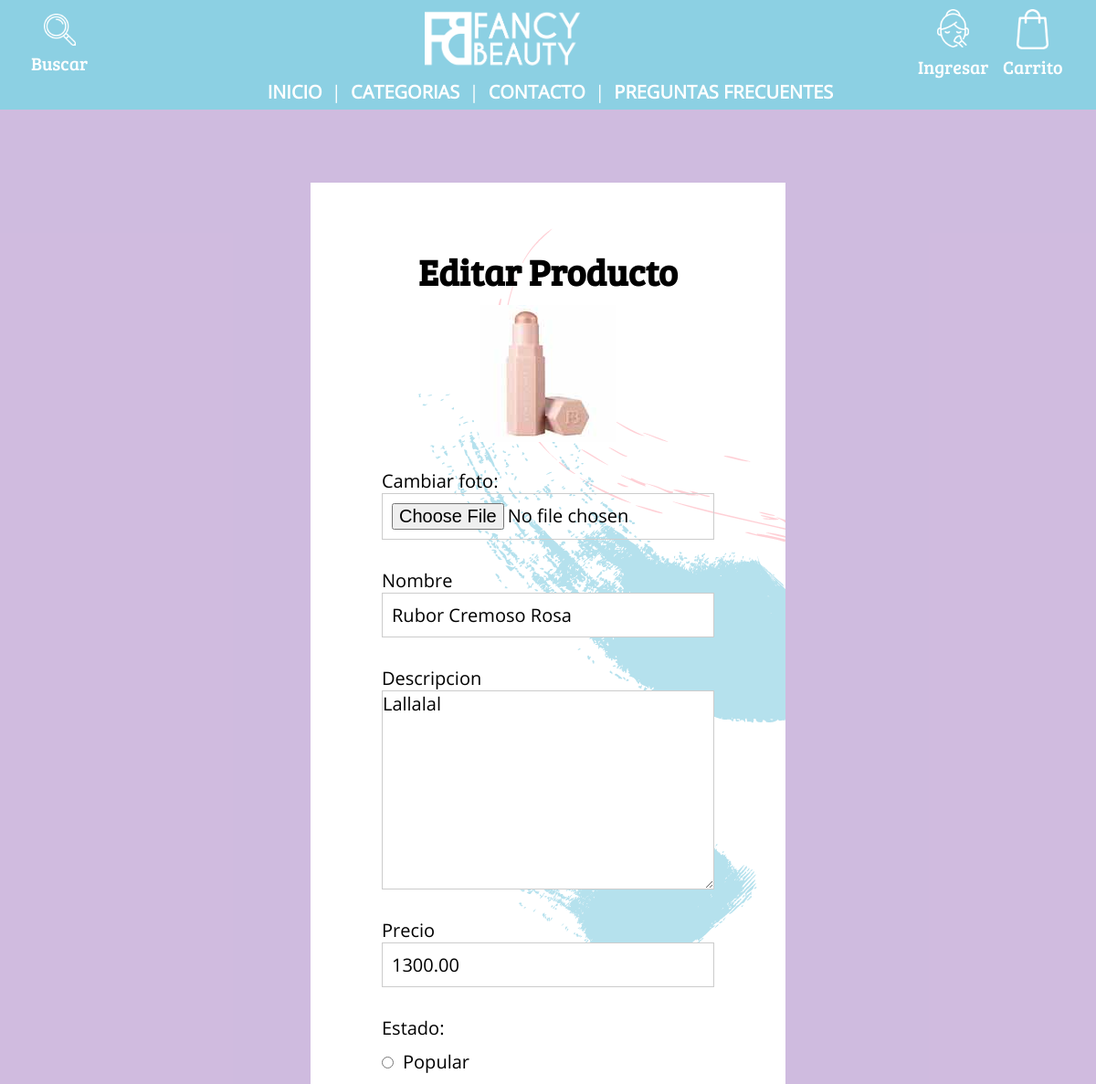
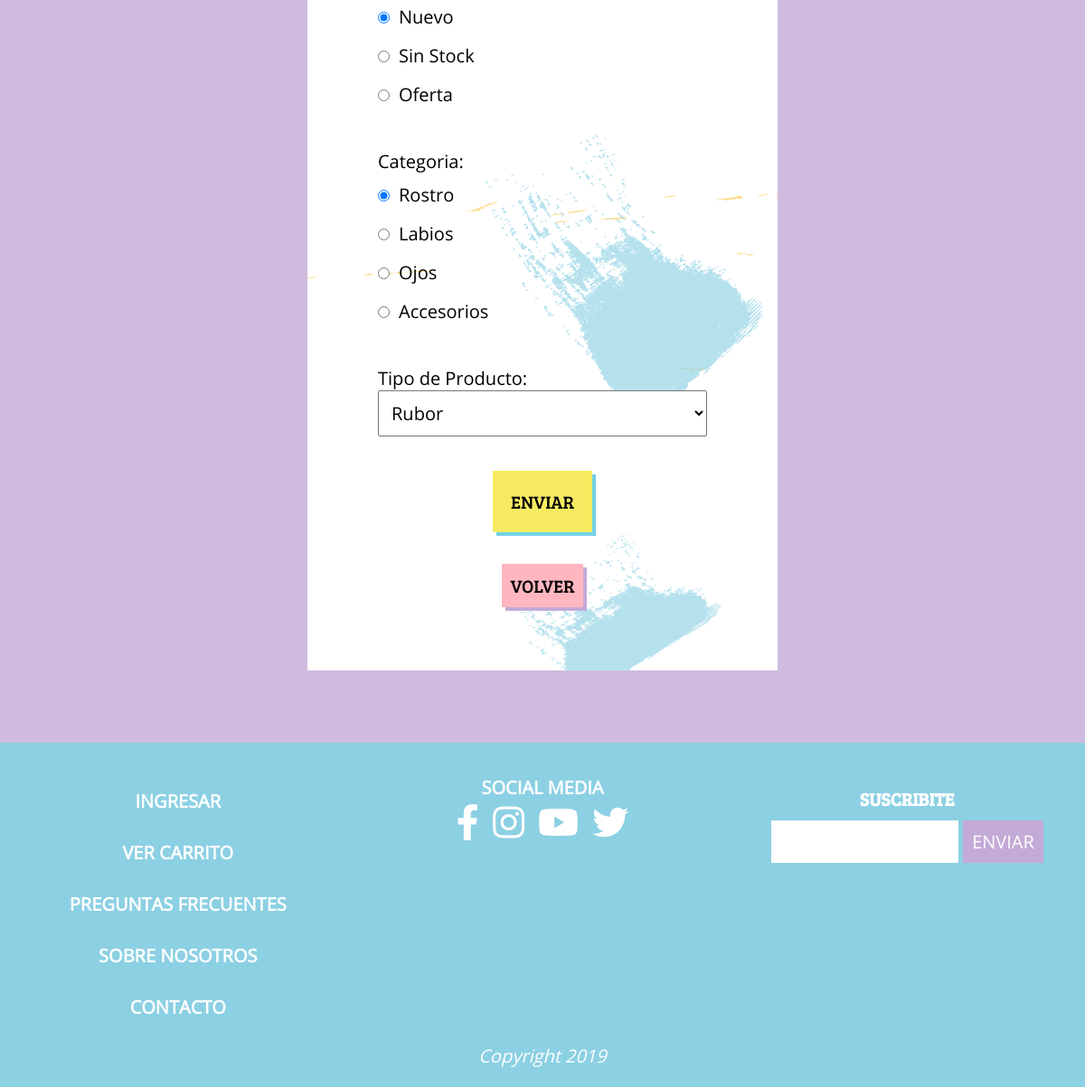
The app's page /editarProducto.php?id=1 with its own data (2 pictures, top to bottom).
### tables this page shows
CREATE TABLE `productos` (
  `id` int(4) UNSIGNED NOT NULL,
  `categoria_id` int(2) UNSIGNED NOT NULL,
  `tipoproducto_id` int(2) UNSIGNED NOT NULL,
  `estado_id` int(1) UNSIGNED NOT NULL,
  `descripcion` varchar(100) DEFAULT NULL,
  `nombre` varchar(100) NOT NULL,
  `precio` decimal(15,2) NOT NULL,
  `rating` decimal(2,1) DEFAULT NULL,
  `created_at` timestamp NOT NULL DEFAULT CURRENT_TIMESTAMP,
  `updated_at` timestamp NULL DEFAULT CURRENT_TIMESTAMP ON UPDATE CURRENT_TIMESTAMP,
  `foto` varchar(100) NOT NULL
);

CREATE TABLE `estados` (
  `id` int(1) UNSIGNED NOT NULL,
  `nombre` varchar(100) NOT NULL
);

CREATE TABLE `categorias` (
  `id` int(2) UNSIGNED NOT NULL,
  `nombre` varchar(100) NOT NULL
);

### loader.php (called while the page is built, shortened)
<?php
require_once('Clases/DB.php');
$baseDatos = new DB();

### Clases/DB.php (called while the page is built, shortened)
<?php
Class DB {
    public function getProduct($product_id){
          global $conex;
          $consulta = $conex->prepare("SELECT * FROM productos WHERE id = ?");
          $consulta->bindValue(1, $product_id, PDO::PARAM_STR);
          $consulta->execute();
          $producto = $consulta->fetch(PDO::FETCH_ASSOC);
          return $producto;
    }
}

### editarProducto.php (the view, shortened to what this page needs)
<?php
    require_once('loader.php');
    if($_GET) {
        $etapa = 'producto';
        $product_id = $_GET['id'];
        $productoRecuperado = $baseDatos->getProduct($product_id);
        $nombre = $productoRecuperado['nombre'];
        $precio = $productoRecuperado['precio'];
        $descripcion = $productoRecuperado['descripcion'];
        $categoria = $productoRecuperado['categoria_id'];
        $estado = $productoRecuperado['estado_id'];
        $tipoProducto = $productoRecuperado['tipoproducto_id'];
        $foto = "img/productos/".$productoRecuperado['foto'];
        $consultaEstados = $conex->query("SELECT * FROM estados");
        $listaEstados = $consultaEstados->fetchAll(PDO::FETCH_ASSOC);
        $consultaTipoProductos = $conex->query("SELECT * FROM tipoProductos");
        $listaTiposProductos = $consultaTipoProductos->fetchAll(PDO::FETCH_ASSOC);
        $consultaCategorias = $conex->query("SELECT * FROM categorias");
        $listaCategorias = $consultaCategorias->fetchAll(PDO::FETCH_ASSOC);
    } else {
        $etapa = 'error';
    }
    require_once("partials/header.php");
?>
<main class="main-container">
    <?php if($etapa == 'producto'):?>
    <div class="editar-form">
      <div class="login-text">
          <h2>Editar Producto</h2>
      </div>
      <form action="" method="post" enctype="multipart/form-data">
        <div class="fotoPerfil">
            <img src="<?=$foto?>" alt="Foto Producto">
        </div>
          <div class="form-editar">
              <label for="foto">Cambiar foto:</label>
              <input type="file" name="foto" value="">
          </div>
        <div class="form-editar">
            <label for="nombre">Nombre</label>
            <input id="nombre" type="text" name="nombre" value="<?=$nombre?>">
        </div>
        <div class="form-editar">
            <label for="nombre">Descripcion</label>
            <textarea name="descripcion" rows="8" cols="80"><?=$descripcion?></textarea>
        </div>
        <div class="form-editar">
            <label for="nombre">Precio</label>
            <input id="nombre" step="0.01" type="number" name="precio" value="<?=$precio?>">
        </div>
        <section class="form-editar">
            <label for="estado">Estado:</label>
            <div class="check-product">
                <?php foreach ($listaEstados as $estados) {
                    if ($estado == $estados['id']):?>
                    <div class="check-box">
                        <input type="radio" name="estado" value="<?=$estados['id']?>" checked><span><?=$estados['nombre']?></span>
                    </div>
                <?php else: ?>
                    <div class="check-box">
                        <input type="radio" name="estado" value="<?=$estados['id']?>"><span><?=$estados['nombre']?></span>
                    </div>
                <?php endif; }?>
            </div>
        </section>
        <section class="form-editar">
            <label for="categoria">Categoria:</label>
            <div class="check-product">
                <?php foreach ($listaCategorias as $categorias) {
                    if ($categoria == $categorias['id']):?>
                    <div class="check-box">
                        <input type="radio" name="categoria" value="<?=$categorias['id']?>" checked><span><?=$categorias['nombre']?></span>
                    </div>
                <?php else: ?>
                    <div class="check-box">
                        <input type="radio" name="categoria" value="<?=$categorias['id']?>"><span><?=$categorias['nombre']?></span>
                    </div>
                <?php endif; }?>
            </div>
        </section>
        <section class="form-editar">
            <label for="tipoProducto">Tipo de Producto:</label>
            <select name="tipoProducto">
                <?php foreach ($listaTiposProductos as $TiposProductos) {
                    if ($tipoProducto == $TiposProductos['id']):?>
                    <option value='<?=$TiposProductos['id']?>' selected>
                        <?=$TiposProductos['nombre']?>
                    </option>
                    <?php else: ?>
                        <option value='<?=$TiposProductos['id']?>'>
                            <?=$TiposProductos['nombre']?>
                        </option>
                    <?php endif; }?>
            </select>
        </section>
        <div class="login-button">
            <button type="submit" name="crearProducto">ENVIAR</button>
        </div>
    </form>
    <a href="lista-productos.php">
        <button class="return" type="button">Volver</button>
    </a>
</div>
<?php endif; ?>
</main>
<?php
    require_once("partials/footer.php");
?>

### css/master.css (style rules this page uses)
* { font-family: 'Open Sans', sans-serif; color: black; padding: 0; margin: 0; box-sizing: border-box; }
.main-container { margin-top: 10vh; background: white; }
@media (min-width: 700px) { * { font-size: 26px; } }
@media (min-width: 700px) { .main-container { margin-top: 9vh; } }
@media (min-width: 992px) { * { font-size: 20px; box-sizing: border-box; } }
@media (min-width: 992px) { .main-container { margin-top: 120px; } }

### css/editor-productos.css (style rules this page uses)
.main-container { background: rgba(196,170,215, 0.8); padding: 5vw; }
.login-text h2 { color:black; font-family: 'Bree Serif', serif; font-size: 2em; }
label { color: black; }
.editar-form { background-color: white; background-image: url('../img/Fondos/FondoSeccionesTres.png'); padding: 5vw; margin: auto; text-align: center; }
.form-editar { margin-top: 1vh; font-family: 'Open Sans', sans-serif; display: flex; flex-wrap: wrap; flex-direction: column; justify-content: flex-start; text-align: left; }
.form-editar label { margin-top: 2vh; }
.form-editar select { width: 70vw; margin-bottom: 1vh; font-size: 1em; padding: 1vw; }
.form-editar input { border: 1px solid #CCCCCC !important; max-width: 70vw; color: black; padding: 2vw; }
.form-editar textarea { max-width: 70vw; border: 1px solid #CCCCCC !important; }
.check-box { margin: 2vh 0; }
.check-box span { margin-left: 1vw; }
.check-box input { border: 1px solid #CCCCCC !important; color: black; padding: 2vw; }
.login-button { margin: 5vw; }
.login-button button { padding: 2vw; margin-top: 2vh; background: #F7EB61; box-shadow: 4px 4px 0 #73d2e6; border: none; text-transform: uppercase; font-family: 'Bree Serif', serif; margin: auto; color: black; cursor: pointer; }
.return { padding: 5vw; margin-top: 2vh; background: #FFB6BF; box-shadow: 4px 4px 0 #C4AAD7; border: none; text-transform: uppercase; font-family: 'Bree Serif', serif; margin: auto; color: black; cursor: pointer; }
@media (min-width: 768px) { .login-text h2 { font-size: 2em; } }
@media (min-width: 992px) { .main-container { padding: 80px; display: flex; flex-wrap: wrap; flex-direction: row; justify-content: space-between; } }
@media (min-width: 992px) { .login-text { width: 100%; margin-bottom: 10px; } }
@media (min-width: 992px) { .editar-form { margin-top: 0; width: 50%; padding: 70px; } }
@media (min-width: 992px) { .form-editar { margin: auto; padding: 8px; width: 100%; overflow: hidden; } }
@media (min-width: 992px) { .form-editar label { margin-top: 15px; width: 100% } }
@media (min-width: 992px) { .form-editar input { max-width: 100%; color: black; padding: 10px; } }
@media (min-width: 992px) { .form-editar textarea { max-width: 100%; } }
@media (min-width: 992px) { .form-editar select { width: 100%; max-width: 500px; margin-bottom: 10px; font-size: 1em; padding: 10px; } }
@media (min-width: 992px) { .form-editar option { overflow: hidden; } }
@media (min-width: 992px) { .check-product { width: 70%; } }
@media (min-width: 992px) { .check-box { margin-top: 10px; } }
@media (min-width: 992px) { .check-box span { margin-left: 10px; } }
@media (min-width: 992px) { .check-box input { color: black; padding: 15px; } }
@media (min-width: 992px) { .login-button { margin: 20px; } }
@media (min-width: 992px) { .login-button button { padding: 20px; } }
@media (min-width: 992px) { .return { margin-top: 15px; padding: 10px; } }

### records on screen
productos: foto (picture), nombre "Rubor Cremoso Rosa", descripcion "Lallalal", precio "1300.00"
estados: nombre "Popular"
estados: nombre "Nuevo"
estados: nombre "Sin Stock"
estados: nombre "Oferta"
categorias: nombre "Rostro"
categorias: nombre "Labios"
categorias: nombre "Ojos"
categorias: nombre "Accesorios"

### other values on screen
$textoBienvenida "Ingresar"
$textoHamburguesa "INGRESAR"
form field tipoProducto "Rubor"
